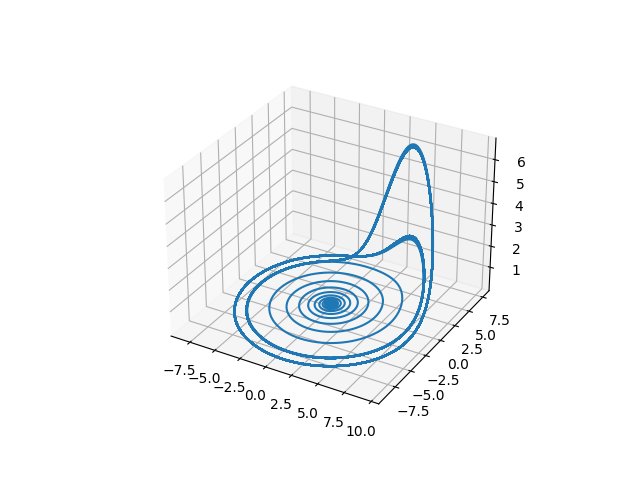

Reproduce this figure in Python.
import numpy as np
import matplotlib.pyplot as plt
from mpl_toolkits.mplot3d import Axes3D

def Euler(dt,vars,params,funcs):
    update = np.array([f(*vars,*params) for f in funcs])
    return vars + update*dt

def fx(x,y,z,a,b,c):
    return -z -y
def fy(x,y,z,a,b,c):
    return x + a*y
def fz(x,y,z,a,b,c):
    return b + (x-c)*z

x = np.array([-0.006])
y = np.array([0.1])
z = np.array([0.1])
params = np.array([0.1,0.1,5.3])
funcs = np.array([fx,fy,fz])

T = 1000
dt = 0.01
for t in range(int(T/dt)):
    varss = np.array([x[t],y[t],z[t]])
    xt,yt,zt=Euler(dt,varss,params,funcs)
    x = np.append(x,xt)
    y = np.append(y,yt)
    z = np.append(z,zt)

fig = plt.figure()
ax = fig.gca(projection = '3d')
ax.plot(x,y,z)
plt.show()
